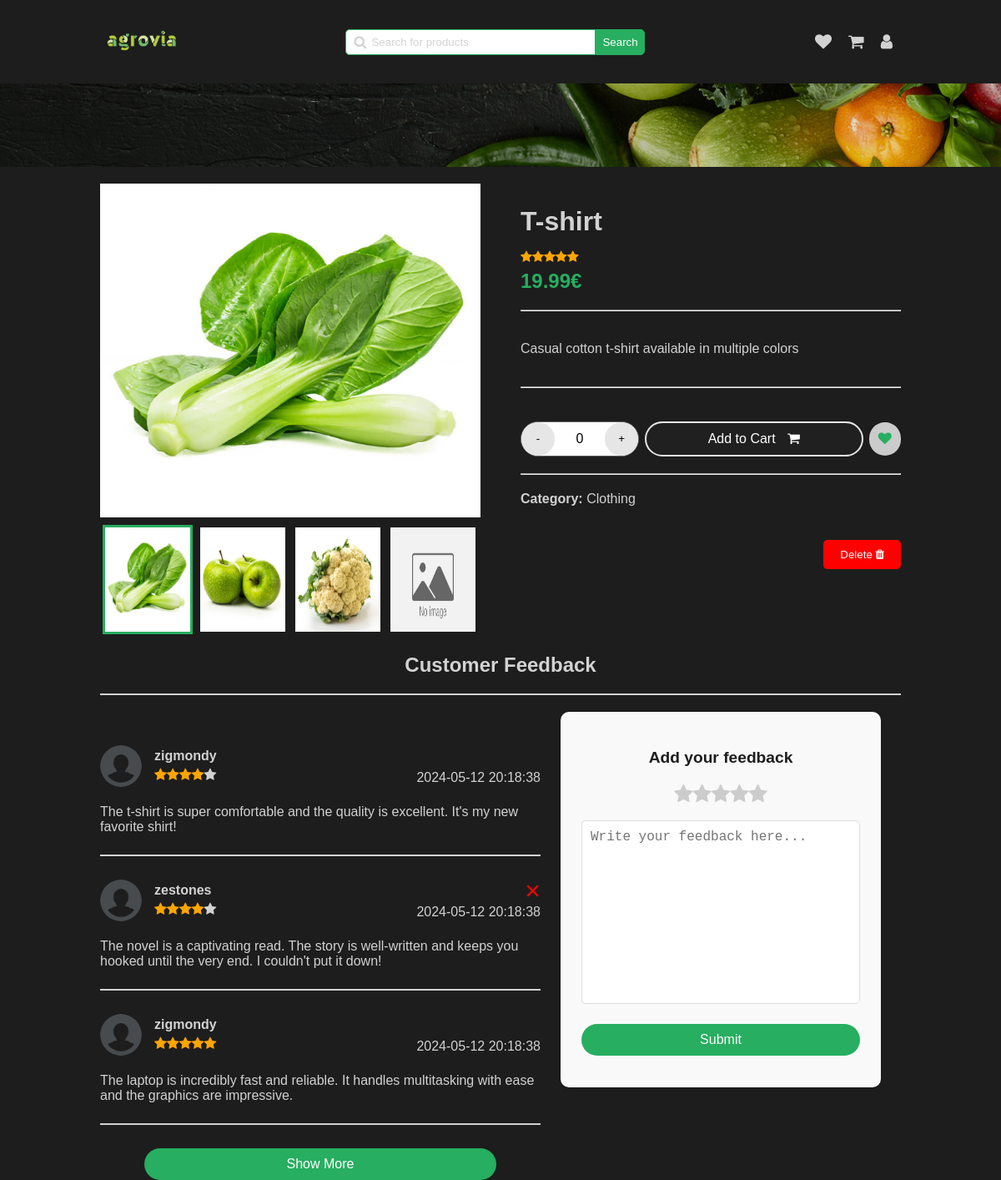
Before: /pages/announce-view.php?id=2 (signed in) with the older database file.
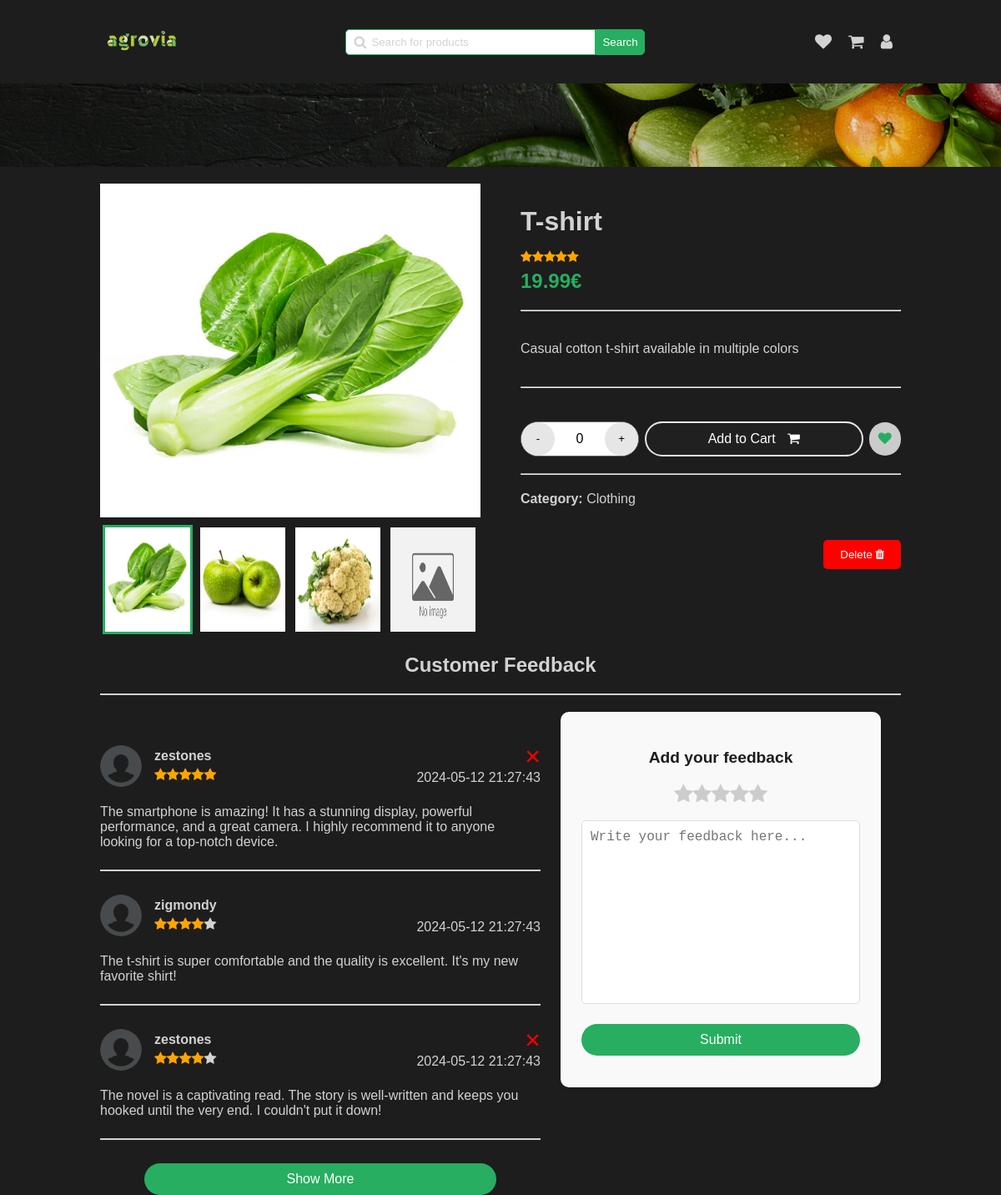
After: the same page with the newer database file.
### tables this page shows
CREATE TABLE Announce (
  id INTEGER PRIMARY KEY,
  id_category INTEGER,
  image TEXT,
  title TEXT,
  description TEXT,
  price FLOAT,
  quantity INTEGER,
  rating INTEGER,
  out_of_stock BOOLEAN,
  FOREIGN KEY (id_category) REFERENCES Category(id)
);

CREATE TABLE Category (
  id INTEGER PRIMARY KEY,
  name TEXT
);

CREATE TABLE AnnounceComment (
  id INTEGER PRIMARY KEY,
  announce_id INTEGER,
  user_id INTEGER,
  comment TEXT,
  rating INTEGER,
  date TIMESTAMP DEFAULT CURRENT_TIMESTAMP,
  FOREIGN KEY (announce_id) REFERENCES Announce(id) ON DELETE CASCADE,
  FOREIGN KEY (user_id) REFERENCES User(id)
);

CREATE TABLE User (
  id INTEGER PRIMARY KEY,
  firstname TEXT,
  lastname TEXT,
  email TEXT,
  username TEXT,
  icon TEXT,
  phone_number TEXT,
  password TEXT,
  is_admin INTEGER
);

### php/user.php (called while the page is built, shortened)
<?php
require '../php/pdo.php';
function get_user_by_id($id_user)
{
    global $pdo;
    try {
        $query = "SELECT * FROM User WHERE id = :id_user";
        $stmt = $pdo->prepare($query);
        $stmt->bindParam(':id_user', $id_user);
        $stmt->execute();
        $user = $stmt->fetch(PDO::FETCH_ASSOC);
        return $user;
    } catch (PDOException $e) {
        echo $e->getMessage();
    }
}

### php/feedback.php (the view, shortened to what this page needs)
<?php
require "../php/pdo.php";
require "../php/user.php";
function get_feedback_by_announce_id($id_announce)
{
    global $pdo;
    $query = "SELECT * FROM AnnounceComment WHERE announce_id = :id_announce";
    $stmt = $pdo->prepare($query);
    $stmt->bindParam(':id_announce', $id_announce);
    $stmt->execute();
    $feedback = $stmt->fetchAll(PDO::FETCH_ASSOC);
    return $feedback;
}
function display_feedback($feedback)
{
    usort($feedback, function ($a, $b) {
        return strtotime($b['date']) - strtotime($a['date']);
    });
    foreach ($feedback as $comment) {
        $user = get_user_by_id($comment['user_id']);
        echo '<div class="feedback-item" id="feedback-' . $comment['id'] . '">';
        echo '<div class="user-infos">';
        echo '<img src="' . $user['icon'] . '" alt="' . $user['username'] . '">';
        echo '<div class="user-details">';
        echo '<div class="name">' . $user['username'] . '</div>';
        echo '<div class="rating">' . generate_star($comment['rating']) . '</div>';
        echo '</div>';
        echo '</div>';
        echo '<div class="message">';
        echo '<p>' . $comment['comment'] . '</p>';
        echo '</div>';
        if ($comment['user_id'] == $_SESSION['user_id']) {
            echo '<div class="delete-feedback" onclick="delete_feedback(' . $comment['id'] . ')">&times;</div>';
        }
        echo '<div class="date">';
        echo '<span>' . $comment['date'] . '</span>';
        echo '</div>';
        echo '<hr>';
        echo '</div>';
    }
}

### pages/announce-view.php (shortened to what this page needs)
<!DOCTYPE html>
<html lang="en">
<head>
    <link rel="stylesheet" href="../../styles/announce.css" onload="load_theme()">
    <link rel="stylesheet" href="../../styles/main-header.css">
    <link rel="stylesheet" href="../styles/confirm-modal.css">
    <link rel="stylesheet" href="../styles/alert.css">
    <link rel="stylesheet" href="https://cdnjs.cloudflare.com/ajax/libs/font-awesome/4.7.0/css/font-awesome.min.css">
</head>
<body>
    <header>
        <a href="../pages/home.php"><img src="../../assets/logo/agrovia-green.png" alt="logo"></a>
        <div class="search-bar">
            <span>
                <i class="fa fa-search"></i>
                <input type="text" name="search" id="search" placeholder="Search for products"
                    onkeydown="if(event.keyCode === 13) search()">
            </span>
            <button onclick="search()">Search</button>
        </div>
        <div class="user">
            <a href="../../pages/user/wishlist.html">
                <i class="fa fa-heart"></i>
            </a>
            <a href="../../pages/user/cart.html">
                <i class="fa fa-shopping-cart"></i>
            </a>
            <a href="../pages/dashboard.php">
                <i class="fa fa-user"></i>
            </a>
        </div>
    </header>
    <div class="separator-background"></div>
    <div class="main-container">
        <?php
        require "../php/announce.php";
        $announce = get_announce_by_id($_GET['id']);
        $category = get_announce_category($_GET['id']);
        $is_in_wishlist = is_announce_in_wish_list($_GET['id']);
        $is_in_cart = is_announce_in_cart($_GET['id']);
        $is_user_owner = is_announce_owned_by_user($_GET['id'], $_SESSION['user_id']);
        ?>
        <section class="gallery">
            <?php
            display_gallery($_GET['id']);
            ?>
        </section>
        <section class="quick-view" id="my-announce-quick-view">
            <div class="main-infos">
                <h1 class="title"><?php echo $announce['title'] ?></h1>
                <div class="rating"><?php echo generate_star($announce['rating']) ?></div>
                <div class="price"><?php echo $announce['price'] ?>€</div>
            </div>
            <hr>
            <div class="description">
                <p><?php echo $announce['description'] ?></p>
            </div>
            <hr>
            <div class="actions">
                <div class="manage-quantity">
                    <button class="increment" onclick="decrement_quantity()">-</button>
                    <span id="count">0</span>
                    <button class="decrement" onclick="increment_quantity()">+</button>
                </div>
                <button class="cart" id="button-cart-id" style="<?php if ($is_in_cart)
                    echo "background-color: rgba(45, 45, 45, 0.20); border: 2px solid var(--light-stroke); " ?>"
                        onclick="add_cart_item_by_id(<?php echo $_GET['id'] ?>)">
                    Add to Cart
                    <i class="fa fa-shopping-cart"></i>
                </button>
                <button class="wish" onclick="add_wishlist_item(<?php echo $_GET['id'] ?>)">
                    <i class="fa fa-heart" id="<?php echo $_GET['id'] ?>-wish-icon" style="<?php if ($is_in_wishlist)
                           echo "color: var(--secondary);" ?>">
                        </i>
                    </button>
                </div>
                <hr>
                <div class="category">
                    <span>
                        <strong>Category:</strong>
                    <?php echo "<span>" . $category['name'] . "</span>" ?>
                </span>
            </div>
            <div class="admin-action">
                <?php
                if ($is_user_owner || $_SESSION['is_admin']) {
                    echo '<button class="delete" onclick="delete_announce(' . $announce['id'] . ')">
                        Delete
                        <i class="fa fa-trash"></i>
                    </button>';
                }
                ?>
            </div>
        </section>
    </div>
    <h2 class="title-feedback">Customer Feedback</h2>
    <hr class="feedback-separator">
    <div class="customer-feedback">
        <section class="feedback-section">
            <?php
            require "../php/feedback.php";
            $feedback = get_feedback_by_announce_id($_GET['id']);
            display_feedback($feedback);
            ?>
        </section>
        <section class="add-feedback">
            <h3>Add your feedback</h3>
            <div class="rating-stars">
                <i class='fa fa-star'></i>
                <i class='fa fa-star'></i>
                <i class='fa fa-star'></i>
                <i class='fa fa-star'></i>
                <i class='fa fa-star'></i>
            </div>
            <textarea name="feedback" id="feedback" cols="30" rows="10"
                placeholder="Write your feedback here..."></textarea>
            <button onclick="submit_feedback()">Submit</button>
        </section>
    </div>
</body>
</html>

### php/announce.php (shortened to what this page needs)
<?php
require '../php/pdo.php';
function generate_star($rating)
{
    $stars = "";
    for ($i = 0; $i < 5; $i++) {
        if ($i < $rating) {
            $stars .= "<i class='fa fa-star checked'></i>";
        } else {
            $stars .= "<i class='fa fa-star'></i>";
        }
    }
    return $stars;
}
function get_announce_by_id($id)
{
    global $pdo;
    $query = "SELECT * FROM Announce WHERE id = :id";
    $stmt = $pdo->prepare($query);
    $stmt->bindParam(':id', $id);
    $stmt->execute();
    $announce = $stmt->fetch(PDO::FETCH_ASSOC);
    return $announce;
}
function get_announce_category($id_announce)
{
    global $pdo;
    $query = 'SELECT * FROM Category WHERE id IN (SELECT id_category FROM Announce WHERE id = :id_announce)';
    $stmt = $pdo->prepare($query);
    $stmt->bindParam(':id_announce', $id_announce);
    $stmt->execute();
    $category = $stmt->fetch(PDO::FETCH_ASSOC);
    return $category;
}
function is_announce_owned_by_user($announce_id, $user_id)
{
    global $pdo;
    $query = "SELECT COUNT(*) FROM UserAnnounce WHERE announce_id = :announce_id AND user_id = :user_id";
    $stmt = $pdo->prepare($query);
    $stmt->bindParam(':announce_id', $announce_id);
    $stmt->bindParam(':user_id', $user_id);
    $stmt->execute();
    $count = $stmt->fetchColumn();
    return $count > 0;
}
function get_announce_images_by_id($id)
{
    global $pdo;
    $stmt = $pdo->prepare("SELECT image FROM AnnounceImage WHERE announce_id = ?");
    $stmt->bindParam(1, $id);
    $stmt->execute();
    $result = $stmt->fetchAll(PDO::FETCH_ASSOC);
    $images = array_column($result, 'image');
    return $images;
}
function is_announce_in_cart($id)
{
    global $pdo;
    $query = "SELECT * FROM UserSaved
              WHERE user_id = :user_id
              AND announce_id = :announce_id
              AND is_in_cart = 1
             ";
    $stmt = $pdo->prepare($query);
    $stmt->bindParam(':user_id', $_SESSION['user_id']);
    $stmt->bindParam(':announce_id', $id);
    $stmt->execute();
    $result = $stmt->fetch(PDO::FETCH_ASSOC);
    return $result !== false;
}
function is_announce_in_wish_list($annouce_id)
{
    global $pdo;
    $query = "SELECT * FROM UserSaved
              WHERE user_id = :user_id
              AND announce_id = :announce_id
              AND is_in_favourite = 1
             ";
    $stmt = $pdo->prepare($query);
    $stmt->bindParam(':user_id', $_SESSION['user_id']);
    $stmt->bindParam(':announce_id', $annouce_id);
    $stmt->execute();
    $result = $stmt->fetch(PDO::FETCH_ASSOC);
    return $result !== false;
}
function display_gallery($announce_id)
{
    $images = get_announce_images_by_id($announce_id);
    for ($i = 0; $i < 4; $i++) {
        $image_path = $images[$i];
        echo '<div class="gallery-item">';
        if ($image_path == '') {
            $image_path = "../public/no-image-available.jpg";
        }
        echo '<img class="gallery-img" src="' . $image_path . '" alt="" />';
        echo '<label for="img-' . ($i + 1) . '" class="gallery-thumb"><img src="' . $image_path . '" alt="" /></label>';
        echo '</div>';
    }
}
?>

### styles/main-header.css (style rules this page uses)
header { display: flex; justify-content: space-between; align-items: center; }
header a img { width: 100px; }
header .search-bar { display: flex; align-items: center; }
header .search-bar span { display: flex; align-items: center; position: relative; }
header .search-bar span i { position: absolute; left: 10px; color: var(--text); }
header .search-bar span input { padding: 7px; border: 1px solid var(--secondary); border-radius: 5px 0 0 5px; padding-left: 30px; min-width: 300px; }
header .search-bar span input::placeholder { color: var(--text); position: absolute; left: 30px; }
header .search-bar button { padding: 7px; border-radius: 0 5px 5px 0; background-color: var(--secondary); color: var(--white); border: 1px solid var(--secondary); cursor: pointer; }
header .user { display: flex; align-items: center; }
header .user a { text-decoration: none; padding: 10px; }
header .user a i { font-size: 20px; color: var(--text); }
.separator-background { background-image: url("../../assets/backgrounds/separator-background.png"); background-size: cover; background-position: center; background-repeat: no-repeat; width: 100%; height: 100px; position: absolute; left: 0; }

### styles/global.css (style rules this page uses)
* { box-sizing: border-box; }
body, body.dark-theme, body.light-theme { font-family: "Overpass", sans-serif; -webkit-font-smoothing: antialiased; -moz-osx-font-smoothing: grayscale; background-color: var(--primary); color: var(--text); width: 80%; max-width: 1200px; margin: 0 auto; transition: background-color 0.3s ease, transform 0.5s cubic-bezier(0.68, -0.55, 0.27, 1.55); }
body { --primary: rgba(29, 29, 29, 1); --secondary: rgba(39, 174, 96, 1); --tertiary: rgba(146, 227, 169, 1); --text: rgba(210, 210, 210, 1); --hover-color: rgba(62, 62, 62, 1); --white: rgba(255, 255, 255, 1); --dark: rgba(29, 29, 29, 1); --gray: rgba(102, 102, 102, 1); --error: rgba(255, 0, 0, 1); --light-hover-green: rgba(237, 242, 238, 1); --light-stroke: rgba(230, 230, 230, 1); }

Changed rows visible on the page:
no longer on this page (row edited): announcecomment: user.icon (placeholder picture), user.username "zigmondy", rating 5 (drawn), comment "The laptop is incredibly fast and reliable. It handles multitasking with ease and the graphics are impressive.", date "2024-05-12 20:18:38"
added announcecomment: user.icon (placeholder picture), user.username "zestones", rating 5 (drawn), comment "The smartphone is amazing! It has a stunning display, powerful performance, and a great camera. I highly recommend it to anyone looking for a top-notch device.", date "2024-05-12 21:27:43"
changed announcecomment "zigmondy": date "2024-05-12 20:18:38" → "2024-05-12 21:27:43"
changed announcecomment (number 3 of 3 on the later page): date "2024-05-12 20:18:38" → "2024-05-12 21:27:43"
